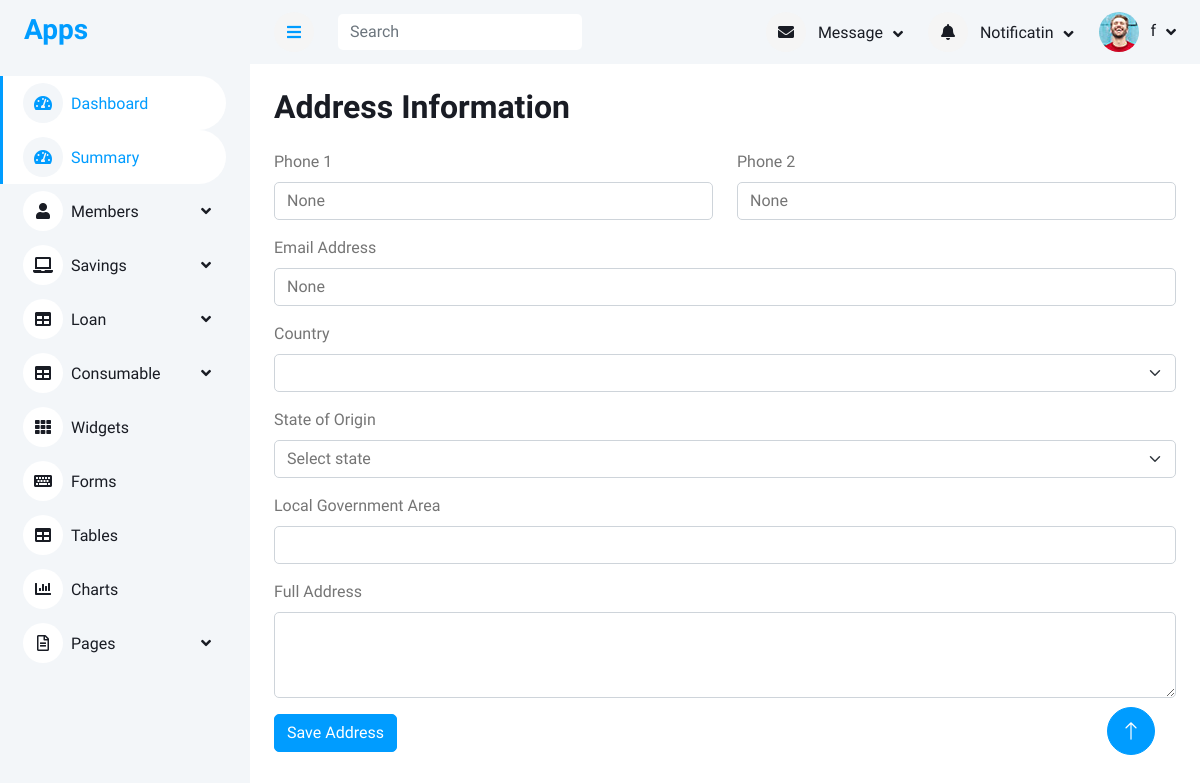
Screenshot of /address/46/ (signed in) with the database file from the repository.
### accounts/models.py (models this page shows, shortened)
class User(AbstractUser):
    first_name = models.CharField(max_length=100)
    last_name = models.CharField(max_length=100)
    other_name = models.CharField(max_length=100)
    date_of_birth = models.DateField(blank=True,null=True)
    username = models.CharField(max_length=100, unique=True)
    department = models.CharField(max_length=100)
    unit = models.CharField(max_length=100)
    gender = models.ForeignKey(Gender, on_delete=models.CASCADE, blank=True, null=True)
    group = models.ForeignKey(UserGroup, on_delete=models.CASCADE, blank=True, null=True)
    marital_status = models.ForeignKey(MaritalStatus,on_delete=models.SET_NULL, null=True, blank=True)
    religion = models.ForeignKey(Religion, on_delete=models.SET_NULL, null=True, blank=True,)
    passport = models.ImageField(upload_to='passport', blank=True, null=True)
    member_number = models.CharField(max_length=100)

class Address(models.Model):
    user = models.OneToOneField(Member, on_delete=models.SET_NULL, null=True, blank=True)
    phone1 = models.CharField(max_length=15,null=True, blank=True)
    phone2 = models.CharField(max_length=15, null=True, blank=True)
    email = models.EmailField(unique=True, blank=True, null=True)
    country = CountryField(blank=True, null=True)
    state_of_origin = models.ForeignKey(State, on_delete=models.SET_NULL, null=True, blank=True)
    local_government_area = models.CharField(max_length=150)
    address = models.CharField(max_length=500)

### accounts/views.py (the view, shortened to what this page needs)
# urls.py: path("address/<int:id>/", views.create_or_update_address, name="create_or_update_address"),
def create_or_update_address(request, id):
    member = get_object_or_404(Member, pk=id)
    address, created = Address.objects.get_or_create(user=member)
    states = State.objects.all()
    return render(request, "accounts/address_form.html", {"address": address, "states": states, "countries": list(countries) })

### templates/accounts/address_form.html (shortened to what this page needs)
{% extends 'base/base.html' %}
{% block content %}
<div class="container-fluid pt-4 px-4">
    <h2 class="mb-4">Address Information</h2>
    <form method="post">
        <div class="row mb-3">
            <div class="col">
                <label for="phone1" class="form-label">Phone 1</label>
                <input type="text" name="phone1" id="phone1" class="form-control" value="{{ address.phone1 }}">
            </div>
            <div class="col">
                <label for="phone2" class="form-label">Phone 2</label>
                <input type="text" name="phone2" id="phone2" class="form-control" value="{{ address.phone2 }}">
            </div>
        </div>
        <div class="mb-3">
            <label for="email" class="form-label">Email Address</label>
            <input type="email" name="email" id="email" class="form-control" value="{{ address.email }}">
        </div>
        <div class="mb-3">
            <label for="country" class="form-label">Country</label>
           <select name="country" id="country" class="form-select">
</select>
        </div>
        <div class="mb-3">
            <label for="state_of_origin" class="form-label">State of Origin</label>
            <select name="state_of_origin" id="state_of_origin" class="form-select">
    <option value="">Select state</option>
</select>
        </div>
        <div class="mb-3">
            <label for="local_government_area" class="form-label">Local Government Area</label>
            <input type="text" name="local_government_area" id="local_government_area" class="form-control"
                value="{{ address.local_government_area }}">
        </div>
        <div class="mb-3">
            <label for="address" class="form-label">Full Address</label>
            <textarea name="address" id="address" class="form-control" rows="3">{{ address.address }}</textarea>
        </div>
        <button type="submit" class="btn btn-primary">Save Address</button>
    </form>
</div>
{% endblock content %}

### templates/include/navbar.html (shortened to what this page needs)
<nav class="navbar navbar-expand bg-light navbar-light sticky-top px-4 py-0">
    <a href="#" class="sidebar-toggler flex-shrink-0">
        <i class="fa fa-bars"></i>
    </a>
    <form method="get" action="{% url 'search_member' %}" class="d-none d-md-flex ms-4">
        <input class="form-control border-0" name="search_term" type="search" placeholder="Search">
    </form>
    <div class="navbar-nav align-items-center ms-auto">
        <div class="nav-item dropdown">
            <a href="#" class="nav-link dropdown-toggle" data-bs-toggle="dropdown">
                <i class="fa fa-envelope me-lg-2"></i>
                <span class="d-none d-lg-inline-flex">Message</span>
            </a>
        </div>
        <div class="nav-item dropdown">
            <a href="#" class="nav-link dropdown-toggle" data-bs-toggle="dropdown">
                <i class="fa fa-bell me-lg-2"></i>
                <span class="d-none d-lg-inline-flex">Notificatin</span>
            </a>
        </div>
        <div class="nav-item dropdown">
            <a href="#" class="nav-link dropdown-toggle" data-bs-toggle="dropdown">
                <img class="rounded-circle me-lg-2" src="/static/img/user.jpg" alt=""
                    style="width: 40px; height: 40px;">
                <span class="d-none d-lg-inline-flex">{{request.user.first_name}}</span>
            </a>
        </div>
    </div>
</nav>

### static/css/style.css (style rules this page uses)
:root { --primary: #009CFF; --light: #F3F6F9; --dark: #191C24; }
.btn { transition: .5s; }
.btn.btn-primary { color: #FFFFFF; }
.content .navbar .navbar-nav .nav-link { margin-left: 25px; padding: 12px 0; color: var(--dark); outline: none; }
.content .navbar .sidebar-toggler, .content .navbar .navbar-nav .nav-link i { width: 40px; height: 40px; display: inline-flex; align-items: center; justify-content: center; background: #f5f5f5; border-radius: 40px; }
.content .navbar .dropdown-toggle::after { margin-left: 6px; vertical-align: middle; border: none; content: "\f107"; font-family: "Font Awesome 5 Free"; font-weight: 900; transition: .5s; }

### rows the page displays
User: user.first_name "f"
Address: phone1 "None", phone2 "None", email "None"
